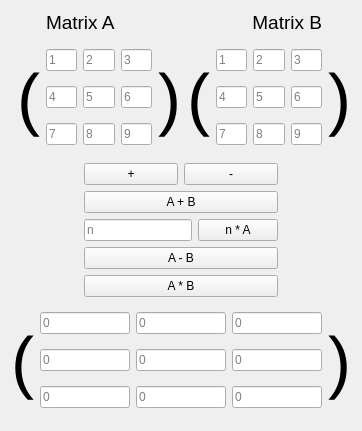
<?xml version="1.0" encoding="UTF-8"?>
<ui version="4.0">
 <class>matrixWidget</class>
 <widget class="QWidget" name="matrixWidget">
  <property name="geometry">
   <rect>
    <x>0</x>
    <y>0</y>
    <width>362</width>
    <height>431</height>
   </rect>
  </property>
  <property name="windowTitle">
   <string>matrixWidget</string>
  </property>
  <layout class="QGridLayout" name="gridLayout_2">
   <item row="3" column="0" colspan="7">
    <layout class="QHBoxLayout" name="horizontalLayout_11">
     <item>
      <spacer name="horizontalSpacer_4">
       <property name="orientation">
        <enum>Qt::Horizontal</enum>
       </property>
       <property name="sizeHint" stdset="0">
        <size>
         <width>40</width>
         <height>20</height>
        </size>
       </property>
      </spacer>
     </item>
     <item>
      <layout class="QHBoxLayout" name="horizontalLayout_10">
       <item>
        <widget class="QLabel" name="label_14">
         <property name="sizePolicy">
          <sizepolicy hsizetype="Expanding" vsizetype="Expanding">
           <horstretch>0</horstretch>
           <verstretch>0</verstretch>
          </sizepolicy>
         </property>
         <property name="font">
          <font>
           <family>Arial</family>
           <pointsize>52</pointsize>
          </font>
         </property>
         <property name="text">
          <string>(</string>
         </property>
         <property name="alignment">
          <set>Qt::AlignCenter</set>
         </property>
        </widget>
       </item>
       <item>
        <layout class="QGridLayout" name="gridLayout_6">
         <item row="1" column="0">
          <widget class="QLineEdit" name="numC4">
           <property name="placeholderText">
            <string>0</string>
           </property>
          </widget>
         </item>
         <item row="0" column="1">
          <widget class="QLineEdit" name="numC2">
           <property name="placeholderText">
            <string>0</string>
           </property>
          </widget>
         </item>
         <item row="3" column="2">
          <widget class="QLineEdit" name="numC9">
           <property name="placeholderText">
            <string>0</string>
           </property>
          </widget>
         </item>
         <item row="0" column="2">
          <widget class="QLineEdit" name="numC3">
           <property name="placeholderText">
            <string>0</string>
           </property>
          </widget>
         </item>
         <item row="3" column="1">
          <widget class="QLineEdit" name="numC8">
           <property name="placeholderText">
            <string>0</string>
           </property>
          </widget>
         </item>
         <item row="1" column="1">
          <widget class="QLineEdit" name="numC5">
           <property name="placeholderText">
            <string>0</string>
           </property>
          </widget>
         </item>
         <item row="1" column="2">
          <widget class="QLineEdit" name="numC6">
           <property name="placeholderText">
            <string>0</string>
           </property>
          </widget>
         </item>
         <item row="0" column="0">
          <widget class="QLineEdit" name="numC1">
           <property name="placeholderText">
            <string>0</string>
           </property>
          </widget>
         </item>
         <item row="3" column="0">
          <widget class="QLineEdit" name="numC7">
           <property name="placeholderText">
            <string>0</string>
           </property>
          </widget>
         </item>
        </layout>
       </item>
      </layout>
     </item>
     <item>
      <widget class="QLabel" name="label_13">
       <property name="sizePolicy">
        <sizepolicy hsizetype="Expanding" vsizetype="Expanding">
         <horstretch>0</horstretch>
         <verstretch>0</verstretch>
        </sizepolicy>
       </property>
       <property name="font">
        <font>
         <family>Arial</family>
         <pointsize>52</pointsize>
        </font>
       </property>
       <property name="text">
        <string>)</string>
       </property>
       <property name="alignment">
        <set>Qt::AlignCenter</set>
       </property>
      </widget>
     </item>
     <item>
      <spacer name="horizontalSpacer_7">
       <property name="orientation">
        <enum>Qt::Horizontal</enum>
       </property>
       <property name="sizeHint" stdset="0">
        <size>
         <width>40</width>
         <height>20</height>
        </size>
       </property>
      </spacer>
     </item>
    </layout>
   </item>
   <item row="2" column="0" colspan="7">
    <layout class="QHBoxLayout" name="horizontalLayout_7">
     <item>
      <spacer name="horizontalSpacer_6">
       <property name="orientation">
        <enum>Qt::Horizontal</enum>
       </property>
       <property name="sizeHint" stdset="0">
        <size>
         <width>40</width>
         <height>20</height>
        </size>
       </property>
      </spacer>
     </item>
     <item>
      <layout class="QVBoxLayout" name="verticalLayout">
       <item>
        <layout class="QHBoxLayout" name="horizontalLayout_3">
         <item>
          <widget class="QPushButton" name="plusButton">
           <property name="text">
            <string>+</string>
           </property>
          </widget>
         </item>
         <item>
          <widget class="QPushButton" name="minusButton">
           <property name="text">
            <string>-</string>
           </property>
          </widget>
         </item>
        </layout>
       </item>
       <item>
        <widget class="QPushButton" name="addButton">
         <property name="sizePolicy">
          <sizepolicy hsizetype="Expanding" vsizetype="Fixed">
           <horstretch>0</horstretch>
           <verstretch>0</verstretch>
          </sizepolicy>
         </property>
         <property name="text">
          <string>A + B</string>
         </property>
        </widget>
       </item>
       <item>
        <layout class="QHBoxLayout" name="horizontalLayout_4">
         <item>
          <widget class="QLineEdit" name="nValue">
           <property name="placeholderText">
            <string>n</string>
           </property>
          </widget>
         </item>
         <item>
          <widget class="QPushButton" name="numMultButton">
           <property name="text">
            <string>n * A</string>
           </property>
          </widget>
         </item>
        </layout>
       </item>
       <item>
        <widget class="QPushButton" name="subtButton">
         <property name="sizePolicy">
          <sizepolicy hsizetype="Expanding" vsizetype="Fixed">
           <horstretch>0</horstretch>
           <verstretch>0</verstretch>
          </sizepolicy>
         </property>
         <property name="text">
          <string>A - B</string>
         </property>
        </widget>
       </item>
       <item>
        <widget class="QPushButton" name="multButton">
         <property name="sizePolicy">
          <sizepolicy hsizetype="Expanding" vsizetype="Fixed">
           <horstretch>0</horstretch>
           <verstretch>0</verstretch>
          </sizepolicy>
         </property>
         <property name="text">
          <string>A * B</string>
         </property>
        </widget>
       </item>
      </layout>
     </item>
     <item>
      <spacer name="horizontalSpacer_5">
       <property name="orientation">
        <enum>Qt::Horizontal</enum>
       </property>
       <property name="sizeHint" stdset="0">
        <size>
         <width>40</width>
         <height>20</height>
        </size>
       </property>
      </spacer>
     </item>
    </layout>
   </item>
   <item row="1" column="2">
    <layout class="QGridLayout" name="gridLayout_3">
     <item row="0" column="0">
      <widget class="QLineEdit" name="numA1">
       <property name="placeholderText">
        <string>1</string>
       </property>
      </widget>
     </item>
     <item row="3" column="1">
      <widget class="QLineEdit" name="numA8">
       <property name="placeholderText">
        <string>8</string>
       </property>
      </widget>
     </item>
     <item row="2" column="2">
      <widget class="QLineEdit" name="numA6">
       <property name="placeholderText">
        <string>6</string>
       </property>
      </widget>
     </item>
     <item row="2" column="0">
      <widget class="QLineEdit" name="numA4">
       <property name="placeholderText">
        <string>4</string>
       </property>
      </widget>
     </item>
     <item row="0" column="2">
      <widget class="QLineEdit" name="numA3">
       <property name="placeholderText">
        <string>3</string>
       </property>
      </widget>
     </item>
     <item row="2" column="1">
      <widget class="QLineEdit" name="numA5">
       <property name="placeholderText">
        <string>5</string>
       </property>
      </widget>
     </item>
     <item row="3" column="2">
      <widget class="QLineEdit" name="numA9">
       <property name="placeholderText">
        <string>9</string>
       </property>
      </widget>
     </item>
     <item row="0" column="1">
      <widget class="QLineEdit" name="numA2">
       <property name="placeholderText">
        <string>2</string>
       </property>
      </widget>
     </item>
     <item row="3" column="0">
      <widget class="QLineEdit" name="numA7">
       <property name="placeholderText">
        <string>7</string>
       </property>
      </widget>
     </item>
    </layout>
   </item>
   <item row="1" column="5">
    <layout class="QGridLayout" name="gridLayout">
     <item row="0" column="0">
      <widget class="QLineEdit" name="numB1">
       <property name="placeholderText">
        <string>1</string>
       </property>
      </widget>
     </item>
     <item row="0" column="1">
      <widget class="QLineEdit" name="numB2">
       <property name="placeholderText">
        <string>2</string>
       </property>
      </widget>
     </item>
     <item row="0" column="2">
      <widget class="QLineEdit" name="numB3">
       <property name="placeholderText">
        <string>3</string>
       </property>
      </widget>
     </item>
     <item row="1" column="0">
      <widget class="QLineEdit" name="numB4">
       <property name="placeholderText">
        <string>4</string>
       </property>
      </widget>
     </item>
     <item row="1" column="1">
      <widget class="QLineEdit" name="numB5">
       <property name="placeholderText">
        <string>5</string>
       </property>
      </widget>
     </item>
     <item row="1" column="2">
      <widget class="QLineEdit" name="numB6">
       <property name="placeholderText">
        <string>6</string>
       </property>
      </widget>
     </item>
     <item row="2" column="0">
      <widget class="QLineEdit" name="numB7">
       <property name="placeholderText">
        <string>7</string>
       </property>
      </widget>
     </item>
     <item row="2" column="1">
      <widget class="QLineEdit" name="numB8">
       <property name="placeholderText">
        <string>8</string>
       </property>
      </widget>
     </item>
     <item row="2" column="2">
      <widget class="QLineEdit" name="numB9">
       <property name="placeholderText">
        <string>9</string>
       </property>
      </widget>
     </item>
    </layout>
   </item>
   <item row="0" column="2" colspan="4">
    <layout class="QHBoxLayout" name="horizontalLayout_2">
     <item>
      <widget class="QLabel" name="label">
       <property name="sizePolicy">
        <sizepolicy hsizetype="Expanding" vsizetype="Preferred">
         <horstretch>0</horstretch>
         <verstretch>0</verstretch>
        </sizepolicy>
       </property>
       <property name="font">
        <font>
         <pointsize>14</pointsize>
        </font>
       </property>
       <property name="text">
        <string>Matrix A</string>
       </property>
       <property name="alignment">
        <set>Qt::AlignLeading|Qt::AlignLeft|Qt::AlignVCenter</set>
       </property>
      </widget>
     </item>
     <item>
      <spacer name="horizontalSpacer_2">
       <property name="orientation">
        <enum>Qt::Horizontal</enum>
       </property>
       <property name="sizeHint" stdset="0">
        <size>
         <width>40</width>
         <height>20</height>
        </size>
       </property>
      </spacer>
     </item>
     <item>
      <widget class="QLabel" name="label_2">
       <property name="sizePolicy">
        <sizepolicy hsizetype="Expanding" vsizetype="Preferred">
         <horstretch>0</horstretch>
         <verstretch>0</verstretch>
        </sizepolicy>
       </property>
       <property name="font">
        <font>
         <pointsize>14</pointsize>
        </font>
       </property>
       <property name="text">
        <string>Matrix B</string>
       </property>
       <property name="alignment">
        <set>Qt::AlignRight|Qt::AlignTrailing|Qt::AlignVCenter</set>
       </property>
      </widget>
     </item>
    </layout>
   </item>
   <item row="1" column="3">
    <widget class="QLabel" name="label_4">
     <property name="sizePolicy">
      <sizepolicy hsizetype="Expanding" vsizetype="Expanding">
       <horstretch>0</horstretch>
       <verstretch>0</verstretch>
      </sizepolicy>
     </property>
     <property name="font">
      <font>
       <family>Arial</family>
       <pointsize>52</pointsize>
      </font>
     </property>
     <property name="text">
      <string>)</string>
     </property>
     <property name="alignment">
      <set>Qt::AlignCenter</set>
     </property>
    </widget>
   </item>
   <item row="1" column="4">
    <widget class="QLabel" name="label_5">
     <property name="sizePolicy">
      <sizepolicy hsizetype="Expanding" vsizetype="Expanding">
       <horstretch>0</horstretch>
       <verstretch>0</verstretch>
      </sizepolicy>
     </property>
     <property name="font">
      <font>
       <family>Arial</family>
       <pointsize>52</pointsize>
      </font>
     </property>
     <property name="text">
      <string>(</string>
     </property>
     <property name="alignment">
      <set>Qt::AlignCenter</set>
     </property>
    </widget>
   </item>
   <item row="1" column="6">
    <widget class="QLabel" name="label_6">
     <property name="sizePolicy">
      <sizepolicy hsizetype="Expanding" vsizetype="Expanding">
       <horstretch>0</horstretch>
       <verstretch>0</verstretch>
      </sizepolicy>
     </property>
     <property name="font">
      <font>
       <family>Arial</family>
       <pointsize>52</pointsize>
      </font>
     </property>
     <property name="text">
      <string>)</string>
     </property>
     <property name="alignment">
      <set>Qt::AlignCenter</set>
     </property>
    </widget>
   </item>
   <item row="1" column="1">
    <widget class="QLabel" name="label_3">
     <property name="sizePolicy">
      <sizepolicy hsizetype="Expanding" vsizetype="Expanding">
       <horstretch>0</horstretch>
       <verstretch>0</verstretch>
      </sizepolicy>
     </property>
     <property name="font">
      <font>
       <family>Arial</family>
       <pointsize>52</pointsize>
      </font>
     </property>
     <property name="layoutDirection">
      <enum>Qt::LeftToRight</enum>
     </property>
     <property name="text">
      <string>(</string>
     </property>
     <property name="scaledContents">
      <bool>false</bool>
     </property>
     <property name="alignment">
      <set>Qt::AlignRight|Qt::AlignTrailing|Qt::AlignVCenter</set>
     </property>
     <property name="wordWrap">
      <bool>false</bool>
     </property>
    </widget>
   </item>
  </layout>
 </widget>
 <layoutdefault spacing="6" margin="11"/>
 <resources/>
 <connections/>
</ui>
